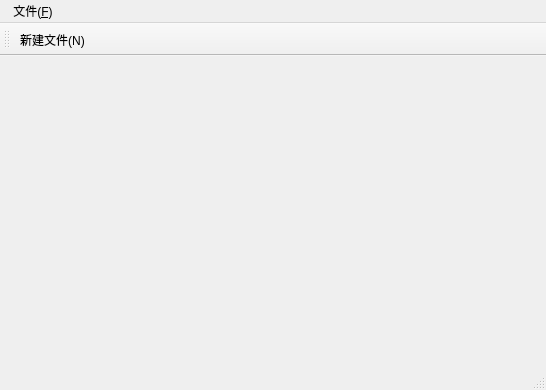
<?xml version="1.0" encoding="UTF-8"?>
<ui version="4.0">
 <class>MainWindow</class>
 <widget class="QMainWindow" name="MainWindow">
  <property name="geometry">
   <rect>
    <x>0</x>
    <y>0</y>
    <width>546</width>
    <height>390</height>
   </rect>
  </property>
  <property name="windowTitle">
   <string>MainWindow</string>
  </property>
  <widget class="QWidget" name="centralWidget"/>
  <widget class="QMenuBar" name="menuBar">
   <property name="geometry">
    <rect>
     <x>0</x>
     <y>0</y>
     <width>546</width>
     <height>27</height>
    </rect>
   </property>
   <widget class="QMenu" name="menu_F">
    <property name="title">
     <string> 文件(&amp;F) </string>
    </property>
    <addaction name="action_New"/>
   </widget>
   <addaction name="menu_F"/>
  </widget>
  <widget class="QToolBar" name="mainToolBar">
   <attribute name="toolBarArea">
    <enum>TopToolBarArea</enum>
   </attribute>
   <attribute name="toolBarBreak">
    <bool>false</bool>
   </attribute>
   <addaction name="action_New"/>
  </widget>
  <widget class="QStatusBar" name="statusBar"/>
  <action name="action_New">
   <property name="icon">
    <iconset resource="resources.qrc">
     <normaloff>:/images/new.png</normaloff>:/images/new.png</iconset>
   </property>
   <property name="text">
    <string>新建文件(&amp;N)</string>
   </property>
   <property name="shortcut">
    <string>Ctrl+N</string>
   </property>
  </action>
 </widget>
 <layoutdefault spacing="6" margin="11"/>
 <resources>
  <include location="resources.qrc"/>
 </resources>
 <connections/>
</ui>
